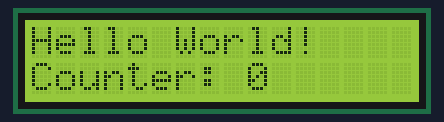
A sketch run on a simulated Arduino Uno, built with avr-gcc and run on an emulated ATmega328P. On the bench: 16×2 character LCD.

Above: at 0.1 s.
At 4.1 s:
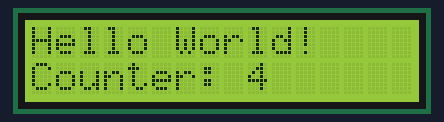
At 9.1 s:
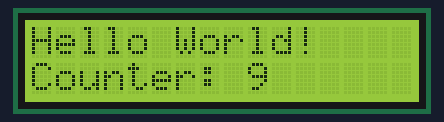
At 19.2 s:
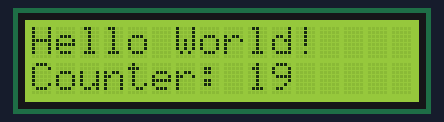
At 28.2 s:
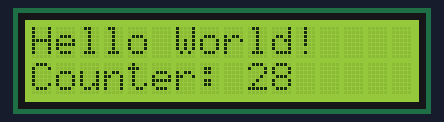
At 38.2 s:
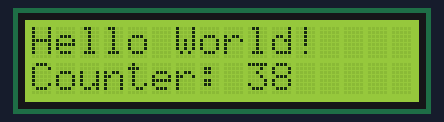

The sketch:

LCD_2x16_hello_world.ino
```cpp
// (licence header left out)
#include <LiquidCrystal.h>
LiquidCrystal lcd(7, 8, 9, 10, 11, 12);

void setup() {
  lcd.begin(16, 2);
  lcd.print("Hello World!");
}

void loop() {
  lcd.setCursor(0, 1);
  lcd.print("Counter: ");
  lcd.print(millis() / 1000);
  delay(500);
}
```

Measured:
- what the display in image 1 shows lasts 1.0 s, from 4.1 s to 5.1 s
